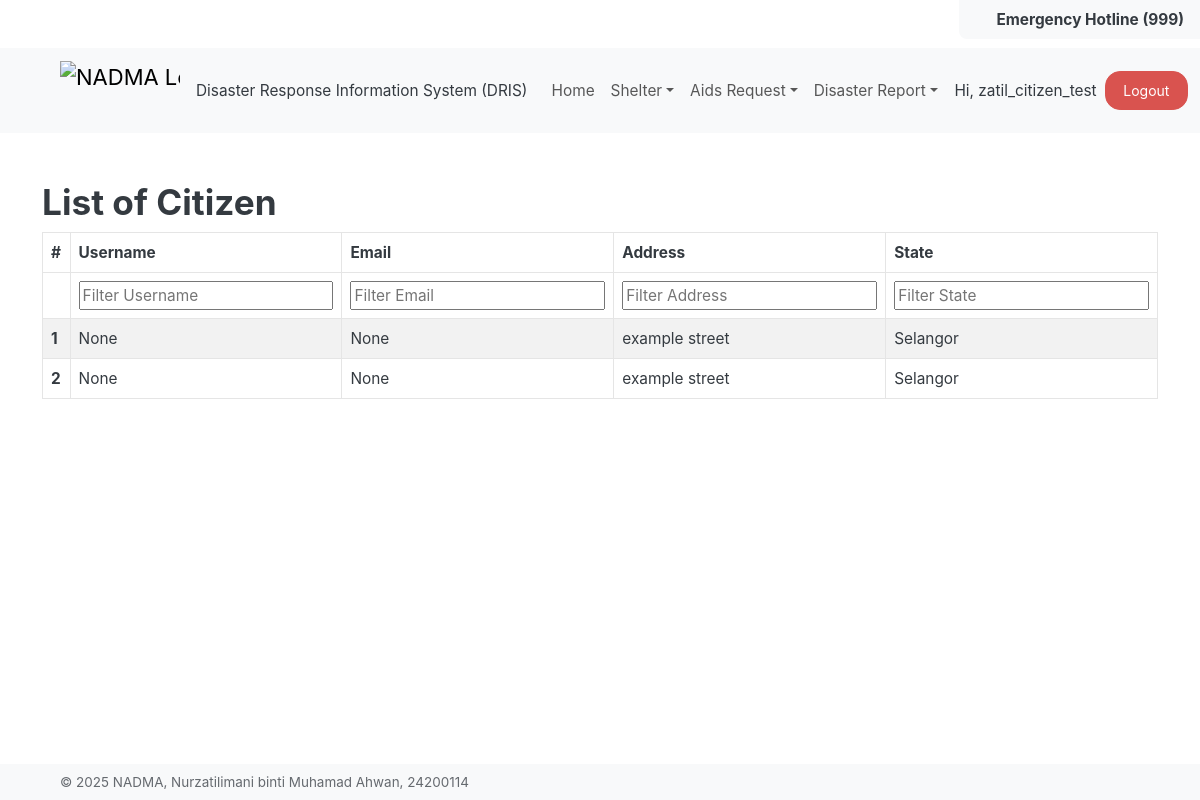
/auth/citizens/ (signed in), run on the app's committed database.
### UserManagement/models.py (models this page shows, shortened)
class CustomUser(AbstractUser):
    phone_number = models.CharField(max_length=15, blank=True, null=True)
    role = models.ForeignKey(Role, on_delete=models.SET_NULL, null=True, blank=True, related_name='users')
    created_at = models.DateTimeField(auto_now_add=True)

class Citizen(models.Model):
    user = models.ForeignKey(CustomUser, on_delete=models.CASCADE, related_name='citizens')
    address = models.CharField(max_length=255, blank=True, null=True)
    state = models.CharField(max_length=50, blank=True, null=True)
    created_at = models.DateTimeField(auto_now_add=True)
    updated_at = models.DateTimeField(auto_now=True)

### UserManagement/views.py (the view)
# urls.py: path('citizens/', CitizenDirectoryView.as_view(), name='citizen_list'),
class CitizenDirectoryView(View):
    def get(self, request):
        citizens = Citizen.objects.select_related('user').all()
        columns = get_citizen_columns()
        user_role = ''
        if request.user.is_authenticated and hasattr(request.user, 'role') and request.user.role:
            user_role = request.user.role.name.lower()
        return render(request, 'user/citizen_list.html', {
            'data': citizens,
            'columns': columns,
            'user_role': user_role,
        })

### UserManagement/views.py (called while the page is built)
def get_citizen_columns():
    return [
        {'key': 'user__username', 'label': 'Username'},
        {'key': 'user__email', 'label': 'Email'},
        {'key': 'address', 'label': 'Address'},
        {'key': 'state', 'label': 'State'},
    ]

### common/templatetags/shared_extras.py (called while the page is built)
@register.filter
def get_item(obj, key):
    if isinstance(obj, dict):
        return obj.get(key)
    return getattr(obj, key, None)

### templates/user/citizen_list.html
{% extends "base.html" %}
{% block content %}
<div class="container mt-3">
<h2>List of Citizen</h2>
{% include "components/table/table.html" with data=data columns=columns %}
</div>
{% endblock %}

### templates/base/navigation.html (shortened to what this page needs)
{% load static %}
<nav class="navbar navbar-expand-lg bg-body-tertiary" data-bs-theme="light">
  <div class="container-fluid ms-5">
    <a class="navbar-brand" href="#">
      <img
        src="{% static 'img/nadma-logo.png' %}"
        alt="NADMA Logo"
        width="120"
        height="60"
        class="d-inline-block align-top"
      />
    </a>
    <span>Disaster Response Information System (DRIS)</span>
    <div class="collapse navbar-collapse ms-3" id="navbarColor01">
      <ul class="navbar-nav me-auto">
        <li class="nav-item">
          <a
            class="nav-link {% if request.path == '/' %}active{% endif %}"
            href="{% url 'home' %}"
          >
            Home
          </a>
        </li>
        <li class="nav-item dropdown">
          <a
            class="nav-link dropdown-toggle"
            data-bs-toggle="dropdown"
            href="#"
            role="button"
            aria-haspopup="true"
            aria-expanded="false"
            >Shelter</a
          >
        </li>
        {% if request.user.is_authenticated %}
           {% if request.user.role and request.user.role.name == 'authorities' or request.user.role.name == 'citizens' %}
          <li class="nav-item dropdown">
            <a
              class="nav-link dropdown-toggle"
              data-bs-toggle="dropdown"
              href="#"
              role="button"
              aria-haspopup="true"
              aria-expanded="false"
              >Aids Request</a
            >
          </li>
          {% endif %}
            {% if request.user.role and request.user.role.name == 'authorities' or request.user.role.name == 'citizens' %}
             <li class="nav-item dropdown">
            <a
              class="nav-link dropdown-toggle"
              data-bs-toggle="dropdown"
              href="#"
              role="button"
              aria-haspopup="true"
              aria-expanded="false"
              >Disaster Report</a
            >
          </li>
            {% endif %}
        {% endif %}
      </ul>
  <div class="d-flex align-items-center">
  {% if not request.user.is_authenticated %}
    <a class="btn btn-success me-2" href="{% url 'auth:login' %}">Login</a>
    <a class="btn btn-primary" href="{% url 'auth:register' %}">Register</a>
  {% else %}
    <span class="me-2 align-middle">Hi, {{ request.user.username }}</span>
    <a class="btn btn-danger align-middle" href="{% url 'auth:logout' %}">Logout</a>
  {% endif %}
</div>
    </div>
  </div>
</nav>

### templates/components/table/table.html (shortened to what this page needs)
{% load shared_extras %}
<link rel="stylesheet" href="https://cdn.datatables.net/1.13.7/css/dataTables.bootstrap5.min.css"/>
<table id="datatable" class="table table-striped table-bordered">
  <thead>
    <tr>
      <th>#</th>
      {% for col in columns %}
        {% if col.type == "action" %}
          {% if user_role == "authorities" %}
            <th>{{ col.label }}</th>
          {% endif %}
        {% else %}
          <th>{{ col.label }}</th>
        {% endif %}
      {% endfor %}
    </tr>
    <tr>
      <th></th>
      {% for col in columns %}
        {% if col.type == "action" %}
          {% if user_role == "authorities" %}
            <th></th>
          {% endif %}
        {% else %}
          <th><input type="text" placeholder="Filter {{ col.label }}" style="width: 100%;"/></th>
        {% endif %}
      {% endfor %}
    </tr>
  </thead>
 <tbody>
    {% for row in data %}
      <tr>
        <th scope="row">{{ forloop.counter }}</th>
        {% for col in columns %}
          {% if col.type == "action" %}
            {% if user_role == "authorities" %}
              <td>
                {% for action in col.actions %}
                  {% if action.label == "Edit" %}
                    <a href="?edit={{ row.id }}" class="btn {{ action.class|default:'btn-primary' }}">
                      <i class="fas fa-pencil-alt"></i> Edit
                    </a>
                  {% elif action.label == "View Volunteers" %}
                    <a href="{% url action.url_name row.id %}" class="btn btn-md {{ action.class|default:'btn-primary' }} mt-3">
                      <i class="fas fa-users"></i> View Volunteers
                    </a>
                  {% elif action.label == "Assign to Task" %}
                    {% if task.status != "running" %}
                      <span class="badge rounded-pill bg-secondary">Assignment Closed</span>
                    {% elif row.assigned %}
                      <span class="badge rounded-pill bg-success">Assigned</span>
                    {% else %}
                      <form method="post" action="{% url 'volunteer:assign_volunteer_to_task' task.id row.id %}" style="display:inline;">
                        {% csrf_token %}
                        <button type="submit" class="btn btn-md btn-warning">
                          <i class="fas fa-user-plus"></i> Assign to Task
                        </button>
                      </form>
                    {% endif %}
                  {% else %}
                    <a href="" class="btn  {{ action.class|default:'btn-primary' }}">{{ action.label }}</a>
                  {% endif %}
                {% endfor %}
              </td>
            {% endif %}
          {% else %}
            <td>{{ row|get_item:col.key }}</td>
          {% endif %}
        {% endfor %}
      </tr>
    {% endfor %}
</tbody>
</table>

### data on the page
CustomUser: user.username "zatil_citizen_test"
Citizen: columns "None" "None" "example street" "Selangor"
Citizen: columns "None" "None" "example street" "Selangor"

### other printed values
{{ col.label }} "Username" "Email" "Address" "State"
